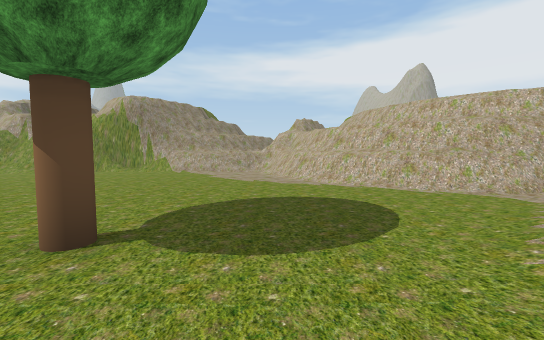
view 1 (above)

21 first-person views from a walk through a scene from a Unity 3-D project. The camera is 1.5 m above the floor, tilts 4° down and sees 90° across. The floor is counted in squares, 2 m on a side. Each view is taken from the middle of a square. On the plan, view 1 faces up. The plan holds only what a view shows up to about 10 squares ahead; the rest is blank. The place goes on beyond the plan. Some trees and plants on the terrain are drawn as simple stand-ins. The player character is not drawn. Some surface patterns are stand-ins.

view 2
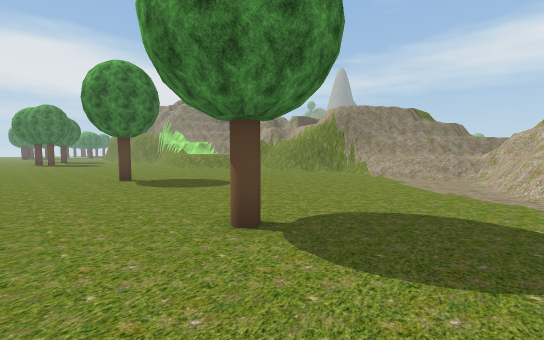

view 3
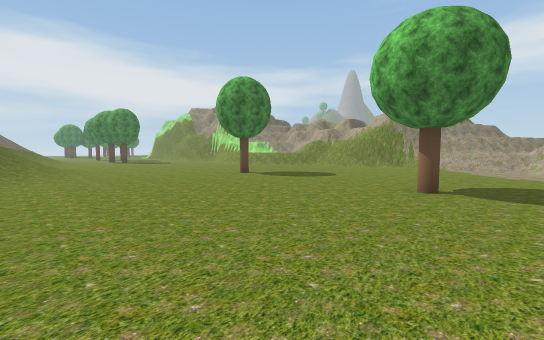

view 4
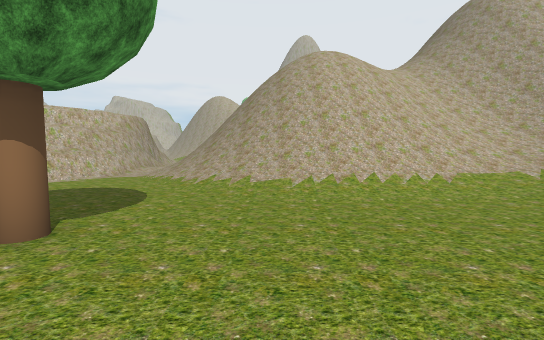

view 5
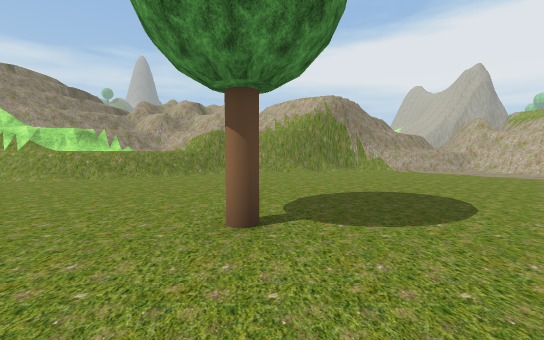

view 6
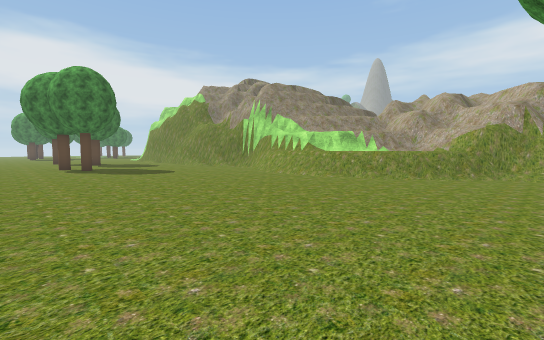

view 7
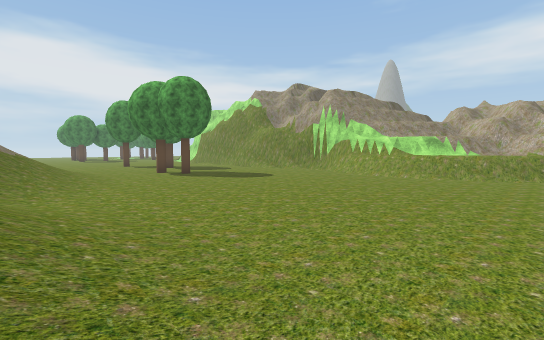

view 8
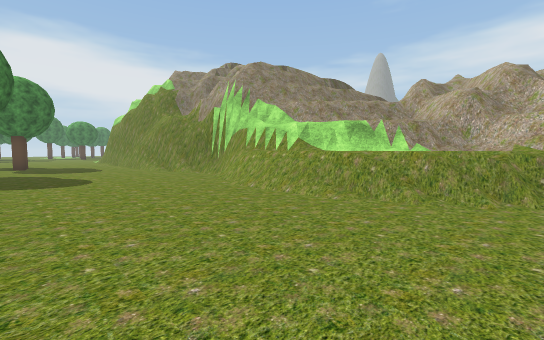

view 9
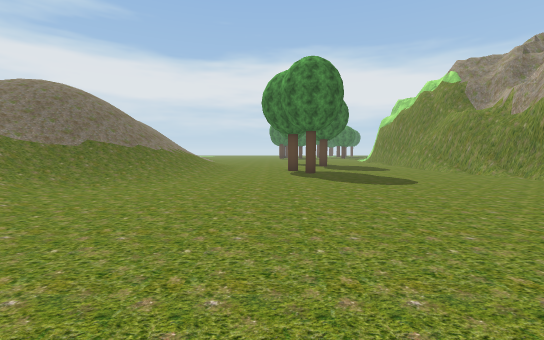

view 10
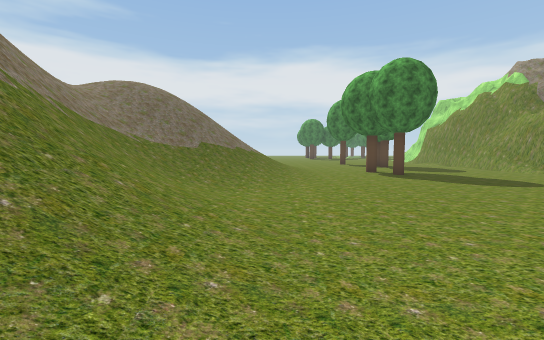

view 11
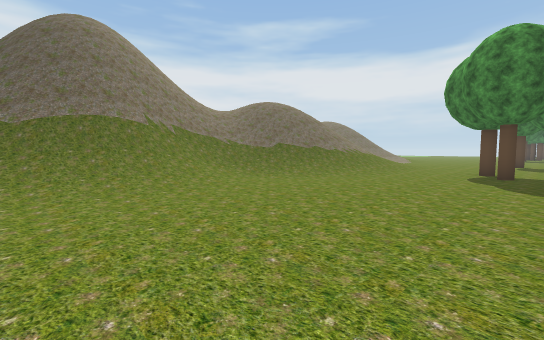

view 12
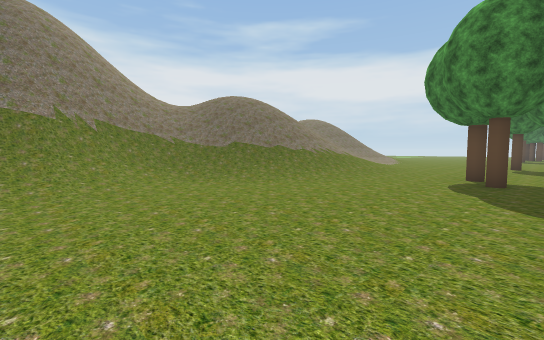

view 13
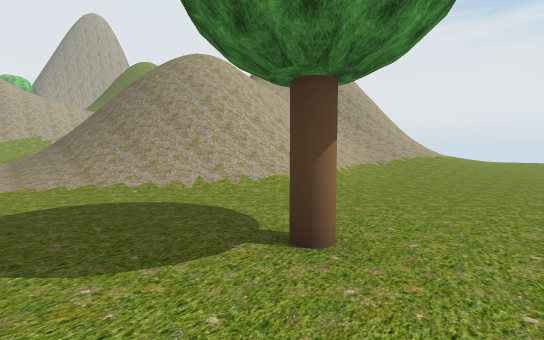

view 14
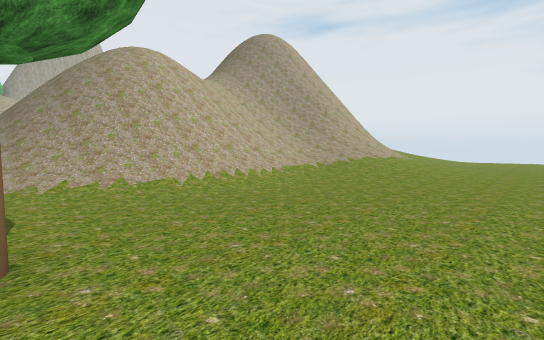

view 15
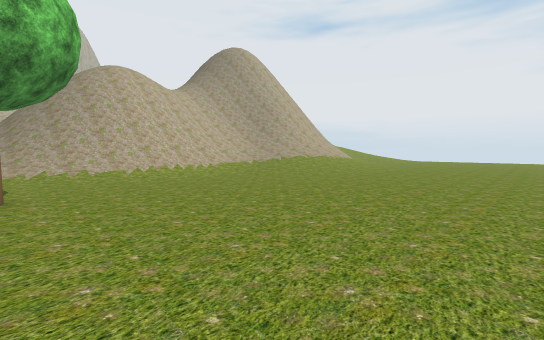

view 16
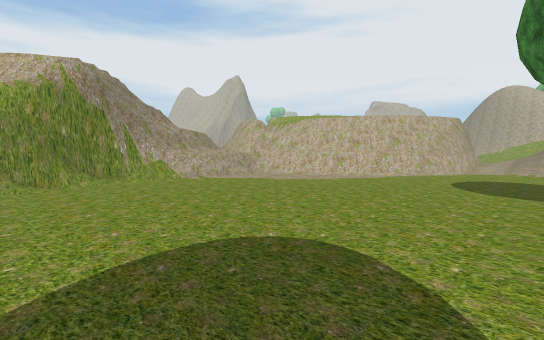

view 17
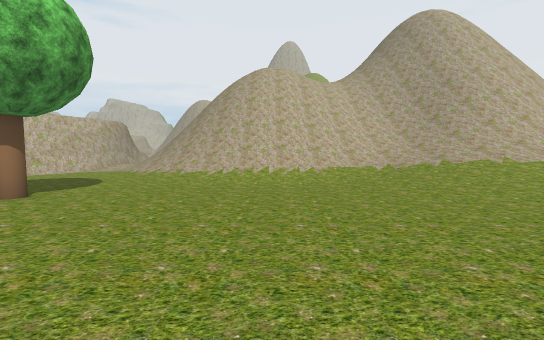

view 18
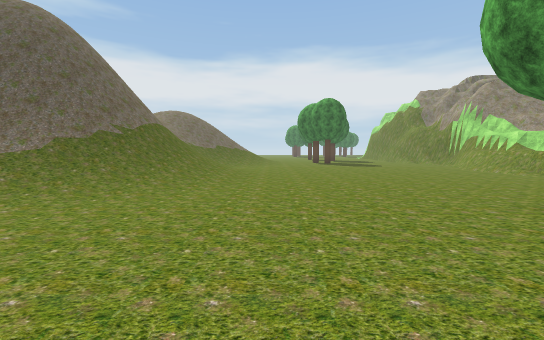

view 19
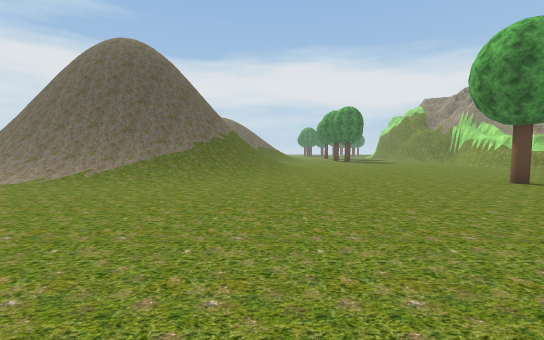

view 20
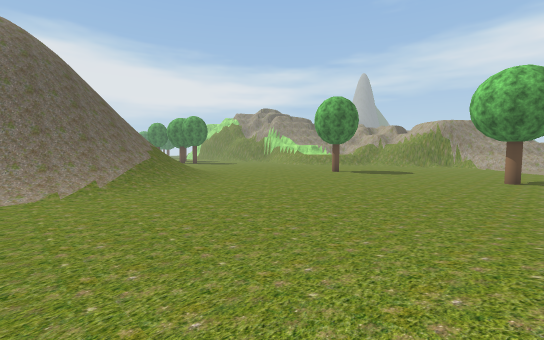

view 21
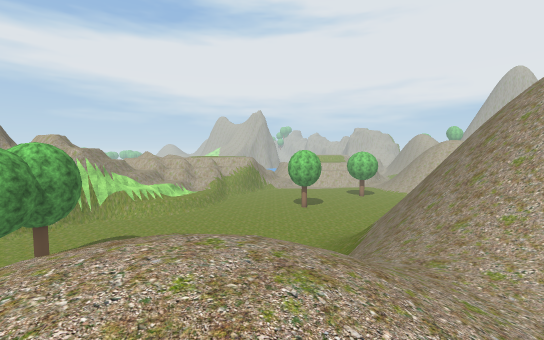

### Floor plan
Key: @ floor where view 1 was taken; # wall or solid block; . main floor; : floor 0.25 m higher than the main floor; + floor 0.5 m higher than the main floor; * floor 1.5 m higher than the main floor; % floor 6.25 m higher than the main floor; / step, stairs or slope; = window, fence, low wall or low ledge; ^ raised ledge; v drop or lower ground; T tree.
Columns run from 22 left of view 1 to 6 right of it. Each row starts with its distance up from view 1.
 12                     ###
 11          ####   #####=##
 10       #####^#####.###/^#
  9      ###==#==.........=#
  8 #######= *#=...........^#
  7 .....//++............../^#
  6 ......................../###
  5 ..........................^##
  4 ............................/
  3 ..............T..........////
  2 TT..................T...////=
  1 ........................///=#
  0 ......................@//////
 -1 ::.....................//////
 -2 ////....::.............//////
 -3 /////://////...........//////
 -4 /////////////.........://////
 -5 //////####////.......:+//////
 -6 /////=#####=//.......+///////
 -7 %%////#vvv##//:.....:+////###
 -8 //////////v##/:.....:+////###
 -9        ///v##/......:+ ///=#

Where each view was taken, in squares from view 1:
view 1: 0 up, 0 right, facing up
view 2: 0 up, 1 right, facing up-left
view 3: 4 down, 0 right, facing up-left
view 4: 0 up, 4 left, facing right
view 5: 0 up, 8 left, facing up
view 6: 0 up, 9 left, facing up-left
view 7: 3 down, 11 left, facing up-left
view 8: 3 up, 11 left, facing up-left
view 9: 1 up, 12 left, facing left
view 10: 2 down, 12 left, facing left
view 11: 3 up, 12 left, facing down-left
view 12: 3 up, 14 left, facing down-left
view 13: 4 up, 3 left, facing down-right
view 14: 2 up, 4 left, facing down-right
view 15: 2 up, 7 left, facing down-right
view 16: 3 up, 7 left, facing up-right
view 17: 2 down, 6 left, facing right
view 18: 1 down, 5 left, facing left
view 19: 3 down, 2 left, facing left
view 20: 9 down, 1 left, facing up-left
view 21: 8 down, 22 left, facing up-right
